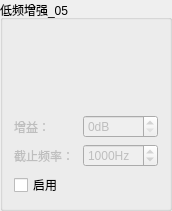
       <widget class="QGroupBox" name="groupBox_5">
        <property name="geometry">
         <rect>
          <x>290</x>
          <y>10</y>
          <width>172</width>
          <height>211</height>
         </rect>
        </property>
        <property name="title">
         <string>低频增强_05</string>
        </property>
        <layout class="QVBoxLayout" name="verticalLayout_8">
         <item>
          <widget class="QLabel" name="label_12">
           <property name="text">
            <string/>
           </property>
           <property name="pixmap">
            <pixmap resource="Mic_OP.qrc">:/mic/icon/LowShelf.png</pixmap>
           </property>
          </widget>
         </item>
         <item>
          <layout class="QGridLayout" name="gridLayout_2">
           <item row="0" column="0">
            <widget class="QLabel" name="label_Slider_value_6">
             <property name="enabled">
              <bool>false</bool>
             </property>
             <property name="minimumSize">
              <size>
               <width>20</width>
               <height>0</height>
              </size>
             </property>
             <property name="maximumSize">
              <size>
               <width>16777215</width>
               <height>16777215</height>
              </size>
             </property>
             <property name="text">
              <string>增益：</string>
             </property>
            </widget>
           </item>
           <item row="1" column="1">
            <widget class="QSpinBox" name="low_shelf_frequency_spin">
             <property name="enabled">
              <bool>false</bool>
             </property>
             <property name="accessibleDescription">
              <string extracomment="wd"/>
             </property>
             <property name="suffix">
              <string>Hz</string>
             </property>
             <property name="minimum">
              <number>20</number>
             </property>
             <property name="maximum">
              <number>40000</number>
             </property>
             <property name="singleStep">
              <number>100</number>
             </property>
             <property name="value">
              <number>1000</number>
             </property>
             <property name="displayIntegerBase">
              <number>10</number>
             </property>
            </widget>
           </item>
           <item row="1" column="0">
            <widget class="QLabel" name="label_10">
             <property name="enabled">
              <bool>false</bool>
             </property>
             <property name="text">
              <string>截止频率：</string>
             </property>
            </widget>
           </item>
           <item row="0" column="1">
            <widget class="QSpinBox" name="low_shelf_gain_spin">
             <property name="enabled">
              <bool>false</bool>
             </property>
             <property name="suffix">
              <string>dB</string>
             </property>
             <property name="maximum">
              <number>20</number>
             </property>
            </widget>
           </item>
          </layout>
         </item>
         <item>
          <widget class="QCheckBox" name="OP_lowshelf_filter_enable">
           <property name="text">
            <string>启用</string>
           </property>
          </widget>
         </item>
        </layout>
       </widget>
